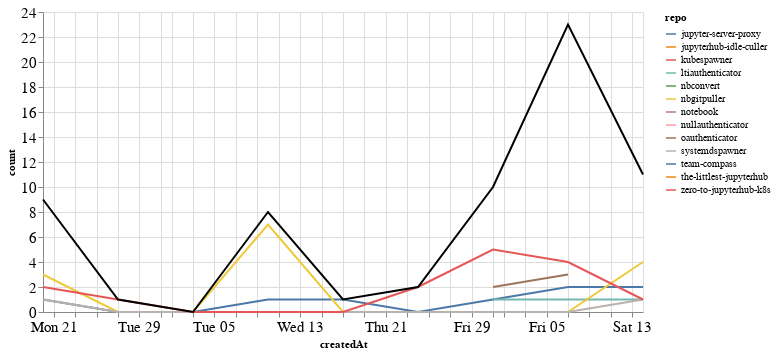

The notebook cell this image was saved under:
### Markdown cell above
### Comments

### Code cell
comments_time = comments.groupby('repo').resample('W', on='createdAt').count()['author'].reset_index()
comments_time = comments_time.rename(columns={'author': 'count'})
comments_time_total = comments_time.groupby('createdAt').agg({"count": "sum"}).reset_index()
ch1 = alt.Chart(comments_time, width=600).mark_line().encode(
    x='createdAt',
    y='count',
    color='repo',
    tooltip="repo"
)

ch2 = alt.Chart(comments_time_total, width=600).mark_line(color="black").encode(
    x='createdAt',
    y='count',
)

ch1 + ch2

### Figure 1 — Vega-Lite specification as saved in the notebook (floating-point values rounded to 4 significant figures)
{"config": {"axisLeft": {"labelFontSize": 15}, "axisBottom": {"labelFontSize": 15}}, "layer": [{"data": {"name": "data-1d05b5e62dd198252a3e6775a7ece27c"}, "mark": "line", "encoding": {"color": {"type": "nominal", "field": "repo"}, "tooltip": {"type": "nominal", "field": "repo"}, "x": {"type": "temporal", "field": "createdAt"}, "y": {"type": "quantitative", "field": "count"}}, "width": 600}, {"data": {"name": "data-4fe7a6099bef3e9db5117b5b1d9a1d30"}, "mark": {"type": "line", "color": "black"}, "encoding": {"x": {"type": "temporal", "field": "createdAt"}, "y": {"type": "quantitative", "field": "count"}}, "width": 600}], "$schema": "https://vega.github.io/schema/vega-lite/v4.8.1.json", "datasets": {"data-1d05b5e62dd198252a3e6775a7ece27c": [{"repo": "jupyter-server-proxy", "createdAt": "2020-12-20T00:00:00", "count": 1}, {"repo": "jupyter-server-proxy", "createdAt": "2020-12-27T00:00:00", "count": 0}, {"repo": "jupyter-server-proxy", "createdAt": "2021-01-03T00:00:00", "count": 0}, {"repo": "jupyter-server-proxy", "createdAt": "2021-01-10T00:00:00", "count": 1}, {"repo": "jupyter-server-proxy", "createdAt": "2021-01-17T00:00:00", "count": 1}, {"repo": "jupyter-server-proxy", "createdAt": "2021-01-24T00:00:00", "count": 0}, {"repo": "jupyter-server-proxy", "createdAt": "2021-01-31T00:00:00", "count": 1}, {"repo": "jupyter-server-proxy", "createdAt": "2021-02-07T00:00:00", "count": 2}, {"repo": "jupyter-server-proxy", "createdAt": "2021-02-14T00:00:00", "count": 2}, {"repo": "jupyterhub-idle-culler", "createdAt": "2021-01-31T00:00:00", "count": 1}, {"repo": "kubespawner", "createdAt": "2020-12-20T00:00:00", "count": 2}, {"repo": "ltiauthenticator", "createdAt": "2021-01-31T00:00:00", "count": 1}, {"repo": "ltiauthenticator", "createdAt": "2021-02-07T00:00:00", "count": 1}, {"repo": "ltiauthenticator", "createdAt": "2021-02-14T00:00:00", "count": 1}, {"repo": "nbconvert", "createdAt": "2021-02-07T00:00:00", "count": 9}, {"repo": "nbgitpuller", "createdAt": "2020-12-20T00:00:00", "count": 3}, {"repo": "nbgitpuller", "createdAt": "2020-12-27T00:00:00", "count": 0}, {"repo": "nbgitpuller", "createdAt": "2021-01-03T00:00:00", "count": 0}, {"repo": "nbgitpuller", "createdAt": "2021-01-10T00:00:00", "count": 7}, {"repo": "nbgitpuller", "createdAt": "2021-01-17T00:00:00", "count": 0}, {"repo": "nbgitpuller", "createdAt": "2021-01-24T00:00:00", "count": 0}, {"repo": "nbgitpuller", "createdAt": "2021-01-31T00:00:00", "count": 0}, {"repo": "nbgitpuller", "createdAt": "2021-02-07T00:00:00", "count": 0}, {"repo": "nbgitpuller", "createdAt": "2021-02-14T00:00:00", "count": 4}, {"repo": "notebook", "createdAt": "2021-02-07T00:00:00", "count": 2}, {"repo": "nullauthenticator", "createdAt": "2021-02-14T00:00:00", "count": 1}, {"repo": "oauthenticator", "createdAt": "2021-01-31T00:00:00", "count": 2}, {"repo": "oauthenticator", "createdAt": "2021-02-07T00:00:00", "count": 3}, {"repo": "systemdspawner", "createdAt": "2020-12-20T00:00:00", "count": 1}, {"repo": "systemdspawner", "createdAt": "2020-12-27T00:00:00", "count": 0}, {"repo": "systemdspawner", "createdAt": "2021-01-03T00:00:00", "count": 0}, {"repo": "systemdspawner", "createdAt": "2021-01-10T00:00:00", "count": 0}, {"repo": "systemdspawner", "createdAt": "2021-01-17T00:00:00", "count": 0}, {"repo": "systemdspawner", "createdAt": "2021-01-24T00:00:00", "count": 0}, {"repo": "systemdspawner", "createdAt": "2021-01-31T00:00:00", "count": 0}, {"repo": "systemdspawner", "createdAt": "2021-02-07T00:00:00", "count": 0}, {"repo": "systemdspawner", "createdAt": "2021-02-14T00:00:00", "count": 1}, {"repo": "team-compass", "createdAt": "2021-02-07T00:00:00", "count": 2}, {"repo": "the-littlest-jupyterhub", "createdAt": "2021-02-14T00:00:00", "count": 1}, {"repo": "zero-to-jupyterhub-k8s", "createdAt": "2020-12-20T00:00:00", "count": 2}, {"repo": "zero-to-jupyterhub-k8s", "createdAt": "2020-12-27T00:00:00", "count": 1}, {"repo": "zero-to-jupyterhub-k8s", "createdAt": "2021-01-03T00:00:00", "count": 0}, {"repo": "zero-to-jupyterhub-k8s", "createdAt": "2021-01-10T00:00:00", "count": 0}, {"repo": "zero-to-jupyterhub-k8s", "createdAt": "2021-01-17T00:00:00", "count": 0}, {"repo": "zero-to-jupyterhub-k8s", "createdAt": "2021-01-24T00:00:00", "count": 2}, {"repo": "zero-to-jupyterhub-k8s", "createdAt": "2021-01-31T00:00:00", "count": 5}, {"repo": "zero-to-jupyterhub-k8s", "createdAt": "2021-02-07T00:00:00", "count": 4}, {"repo": "zero-to-jupyterhub-k8s", "createdAt": "2021-02-14T00:00:00", "count": 1}], "data-4fe7a6099bef3e9db5117b5b1d9a1d30": [{"createdAt": "2020-12-20T00:00:00", "count": 9}, {"createdAt": "2020-12-27T00:00:00", "count": 1}, {"createdAt": "2021-01-03T00:00:00", "count": 0}, {"createdAt": "2021-01-10T00:00:00", "count": 8}, {"createdAt": "2021-01-17T00:00:00", "count": 1}, {"createdAt": "2021-01-24T00:00:00", "count": 2}, {"createdAt": "2021-01-31T00:00:00", "count": 10}, {"createdAt": "2021-02-07T00:00:00", "count": 23}, {"createdAt": "2021-02-14T00:00:00", "count": 11}]}}
